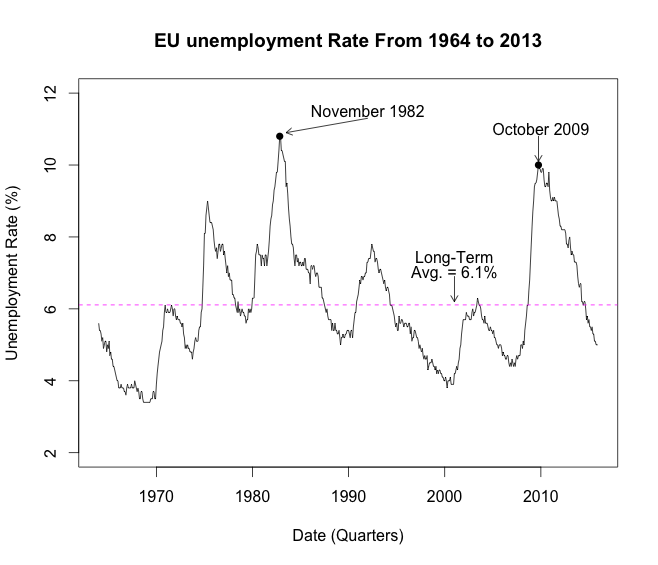

Reproduce this figure in R.
# Unemployment rate
## Again we import data from the IMF, concretely the unemployment rate for countries in the Eurozone from 1980 to 2020
## (predicted component)

library(xts)

## 1. Import Unemployment rate data
unempl<- read.csv("Unemployment.csv", sep = ";", dec = ",",skip = 10)
unempl$date <- as.Date(unempl$observation_date, "%Y-%m-%d")
unempl$UNRATE <- as.numeric(as.character(unempl$UNRATE))
unempl <- xts(unempl$UNRATE, order.by = unempl$date)
names(unempl) <- paste("UNRATE")

## 2. Subset Data from 1964 to 2013
unempl <- subset(unempl, 
                 index(unempl) >= "1964-01-01" &
                   index(unempl) <= "2015-12-31")

## 3. Calculate long term Average Unemployment Rate
lt.avg <- mean(unempl$UNRATE)

## 4. Plot the unemployment rate data
plot(x = index(unempl), 
     xlab = "Date (Quarters)",
     y = unempl$UNRATE,
     ylab = "Unemployment Rate (%)",
     ylim = c(2, 12),
     type = "l",
     main = "EU unemployment Rate From 1964 to 2013")

## 5. Overlay annotations onto the chart
abline(h = lt.avg, lty = 2, col = "magenta")
text(as.Date("2001-01-01"), 7.4, "Long-Term")
text(as.Date("2001-01-01"), 7, "Avg. = 6.1%")
arrows(x0 = as.Date("2001-01-01"),
       y0 = 6.9,
       x1 = as.Date("2001-01-01"),
       y1 = 6.2,
       code = 2,
       length = 0.10)

## *Point with the highest unemployment rate
points(as.Date("1982-11-01"), 10.8, pch = 16)
text(as.Date("1992-01-01"),11.5, "November 1982")
arrows(x0 = as.Date("1992-01-01"),
       y0 = 11.3,
       x1 = as.Date("1983-07-01"),
       y1 = 10.9,
       code = 2,
       length = 0.10)

points(as.Date("2009-10-01"), 10, pch = 16)
text(as.Date("2010-01-01"),11, "October 2009")
arrows(x0 = as.Date("2009-10-01"),
       y0 = 10.8,
       x1 = as.Date("2009-10-01"),
       y1 = 10.1,
       code = 2,
       length = 0.10)
